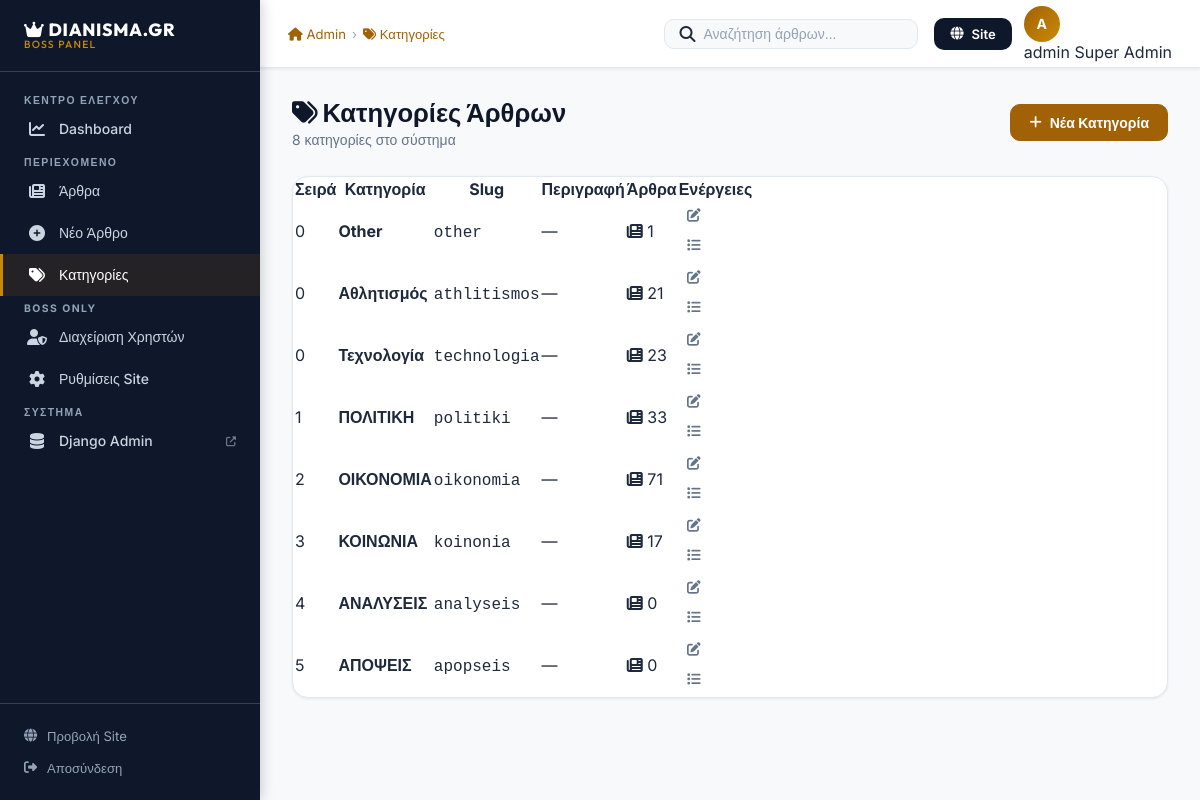
/adminpanel/categories/ (signed in), run on the app's committed database.
### adminpanel/models.py (models this page shows, shortened)
class Category(models.Model):
    name = models.CharField('Όνομα Κατηγορίας', max_length=100, unique=True)
    slug = models.SlugField('Slug', max_length=120, unique=True, blank=True)
    description = models.TextField('Περιγραφή', blank=True)
    order = models.PositiveIntegerField('Σειρά εμφάνισης', default=0)
    class Meta:
        verbose_name = 'Κατηγορία'
        verbose_name_plural = 'Κατηγορίες'
        ordering = ['order', 'name']

### adminpanel/views.py (the view)
# urls.py: path('categories/', views.categories_list, name='categories_list'),
@staff_member_required(login_url='/adminpanel/login/')
def categories_list(request):
    cats = Category.objects.annotate(art_count=Count('articles')).order_by('order', 'name')
    return render(request, 'adminpage/categories_list.html', {
        'categories': cats,
        'active_page': 'categories',
    })

### portal/context_processors.py (called while the page is built)
def global_context(request):
    try:
        categories = Category.objects.all().order_by('order', 'name')
        recent_breaking = Article.objects.filter(status=Article.STATUS_PUBLISHED).order_by('-published_at')[:5]
    except Exception:
        categories = []
        recent_breaking = []
    return {
        'site_title': 'DIANISMA.GR',
        'site_tagline': 'Ενημέρωση & Δημόσιος Διάλογος',
        'nav_categories': categories,
        'recent_breaking': recent_breaking,
    }

### templates/adminpage/categories_list.html (shortened to what this page needs)
{% extends "adminpage/base_admin.html" %}
{% load static %}
{% block extra_css %}
<link rel="stylesheet" href="{% static 'css/adminpage/articles.css' %}" />
{% endblock %}
{% block breadcrumb %}
  <a href="{% url 'adminpanel:categories_list' %}"><i class="fas fa-tags"></i> Κατηγορίες</a>
{% endblock %}
{% block content %}
<div class="page-header">
  <div>
    <h1 class="page-title"><i class="fas fa-tags"></i> Κατηγορίες Άρθρων</h1>
    <p class="page-subtitle">{{ categories|length }} κατηγορίες στο σύστημα</p>
  </div>
  <a href="{% url 'adminpanel:category_create' %}" class="btn btn-gold" id="btn-add-category">
    <i class="fas fa-plus"></i> Νέα Κατηγορία
  </a>
</div>
<div class="card" id="categories-table-card">
  <div class="card-body" style="padding:0;">
    <table class="recent-table data-table" id="categories-table">
      <thead>
        <tr>
          <th>Σειρά</th>
          <th>Κατηγορία</th>
          <th>Slug</th>
          <th>Περιγραφή</th>
          <th>Άρθρα</th>
          <th>Ενέργειες</th>
        </tr>
      </thead>
      <tbody>
        {% for cat in categories %}
        <tr>
          <td><span class="rank-badge">{{ cat.order }}</span></td>
          <td><strong>{{ cat.name }}</strong></td>
          <td><code class="slug-chip">{{ cat.slug }}</code></td>
          <td>{{ cat.description|truncatechars:60|default:"—" }}</td>
          <td>
            <a href="{% url 'adminpanel:articles_list' %}?category={{ cat.slug }}" class="views-count">
              <i class="fas fa-newspaper"></i> {{ cat.art_count }}
            </a>
          </td>
          <td class="action-cell">
            <a href="{% url 'adminpanel:category_edit' cat.id %}" class="action-btn edit-btn" title="Επεξεργασία">
              <i class="fas fa-edit"></i>
            </a>
            <a href="{% url 'adminpanel:articles_list' %}?category={{ cat.slug }}" class="action-btn view-btn" title="Δες άρθρα">
              <i class="fas fa-list"></i>
            </a>
          </td>
        </tr>
        {% empty %}
        <tr>
          <td colspan="6" style="text-align:center; padding:32px; color:#64748b;">
            Δεν υπάρχουν κατηγορίες. <a href="{% url 'adminpanel:category_create' %}">Δημιουργήστε μία</a>.
          </td>
        </tr>
        {% endfor %}
      </tbody>
    </table>
  </div>
</div>
{% endblock %}

### templates/adminpage/base_admin.html (shortened to what this page needs)
{% load static %}<!DOCTYPE html>
<html lang="el">
<head>
  <link rel="stylesheet" href="https://cdnjs.cloudflare.com/ajax/libs/font-awesome/6.4.0/css/all.min.css" />
  <link rel="stylesheet" href="{% static 'css/adminpage/admin_base.css' %}" />
  {% block extra_css %}{% endblock %}
</head>
<body>
<div class="admin-shell">
  <aside class="admin-sidebar" id="adminSidebar">
    <div class="sidebar-brand">
      <div class="sidebar-brand-logo">
        <i class="fas fa-crown brand-crown"></i>
        DIANISMA.GR
        <span>BOSS PANEL</span>
      </div>
    </div>
    <nav class="sidebar-nav" aria-label="Admin Navigation">
      <span class="sidebar-section-label">ΚΕΝΤΡΟ ΕΛΕΓΧΟΥ</span>
      <a href="{% url 'adminpanel:dashboard' %}"
         class="sidebar-link {% if active_page == 'dashboard' %}active{% endif %}"
         id="nav-dashboard">
        <span class="link-icon"><i class="fas fa-chart-line"></i></span>
        Dashboard
      </a>
      <span class="sidebar-section-label" style="margin-top:16px;">ΠΕΡΙΕΧΟΜΕΝΟ</span>
      <a href="{% url 'adminpanel:articles_list' %}"
         class="sidebar-link {% if active_page == 'articles' %}active{% endif %}"
         id="nav-articles">
        <span class="link-icon"><i class="fas fa-newspaper"></i></span>
        Άρθρα
      </a>
      <a href="{% url 'adminpanel:article_create' %}"
         class="sidebar-link"
         id="nav-article-new">
        <span class="link-icon"><i class="fas fa-plus-circle"></i></span>
        Νέο Άρθρο
      </a>
      <a href="{% url 'adminpanel:categories_list' %}"
         class="sidebar-link {% if active_page == 'categories' %}active{% endif %}"
         id="nav-categories">
        <span class="link-icon"><i class="fas fa-tags"></i></span>
        Κατηγορίες
      </a>
      <span class="sidebar-section-label" style="margin-top:16px;">BOSS ONLY</span>
      {% if user.is_superuser %}
      <a href="{% url 'adminpanel:users_list' %}"
         class="sidebar-link {% if active_page == 'users' %}active{% endif %}"
         id="nav-users">
        <span class="link-icon"><i class="fas fa-user-shield"></i></span>
        Διαχείριση Χρηστών
      </a>
      <a href="{% url 'adminpanel:site_settings' %}"
         class="sidebar-link {% if active_page == 'settings' %}active{% endif %}"
         id="nav-settings">
        <span class="link-icon"><i class="fas fa-cog"></i></span>
        Ρυθμίσεις Site
      </a>
      {% endif %}
      <span class="sidebar-section-label" style="margin-top:16px;">ΣΥΣΤΗΜΑ</span>
      <a href="/admin/"
         class="sidebar-link"
         id="nav-django-admin"
         target="_blank">
        <span class="link-icon"><i class="fas fa-database"></i></span>
        Django Admin
        <i class="fas fa-external-link-alt" style="font-size:10px; margin-left:auto; opacity:.5;"></i>
      </a>
    </nav>
    <footer class="sidebar-footer">
      <a href="{% url 'index' %}" target="_blank" class="sidebar-footer-link" id="nav-view-site">
        <i class="fas fa-globe"></i> Προβολή Site
      </a>
      <a href="{% url 'adminpanel:logout' %}" class="sidebar-footer-link danger-link" id="nav-logout">
        <i class="fas fa-sign-out-alt"></i> Αποσύνδεση
      </a>
    </footer>
  </aside>
  <header class="admin-header" id="adminHeader">
    <nav class="header-breadcrumb" aria-label="Breadcrumb">
      <a href="{% url 'adminpanel:dashboard' %}"><i class="fas fa-home"></i> Admin</a>
      <span class="sep">›</span>
      {% block breadcrumb %}{% endblock %}
    </nav>
    <form class="header-search" role="search" action="{% url 'adminpanel:articles_list' %}" method="GET">
      <i class="fas fa-search"></i>
      <input type="search" name="q" placeholder="Αναζήτηση άρθρων..." aria-label="Αναζήτηση" />
    </form>
    <div class="header-actions">
      <a href="{% url 'index' %}" target="_blank" class="header-view-site-btn" id="btn-view-site">
        <i class="fas fa-globe"></i> <span>Site</span>
      </a>
      <div class="header-user-pill" id="admin-avatar-wrap">
        <div class="header-avatar" id="admin-avatar">
          {{ user.username|first|upper }}
        </div>
        <div class="header-user-info">
          <span class="header-username">{{ user.get_full_name|default:user.username }}</span>
          <span class="header-role">{% if user.is_superuser %}Super Admin{% else %}Editor{% endif %}</span>
        </div>
      </div>
    </div>
  </header>
  <main class="admin-main" id="adminMain">
    {% block content %}{% endblock %}
  </main>
</div>
</body>
</html>

### static/css/adminpage/articles.css (style rules this page uses)
.action-btn { width: 30px; height: 30px; display: flex; align-items: center; justify-content: center; border-radius: var(--radius-sm); font-size: .85rem; transition: background var(--transition), color var(--transition); color: var(--text-muted); }

### data on the page
Category: order "0", name "Other", slug "other", description "—", art_count "1"
Category: order "0", name "Αθλητισμός", slug "athlitismos", description "—", art_count "21"
Category: order "0", name "Τεχνολογία", slug "technologia", description "—", art_count "23"
Category: order "1", name "ΠΟΛΙΤΙΚΗ", slug "politiki", description "—", art_count "33"
Category: order "2", name "ΟΙΚΟΝΟΜΙΑ", slug "oikonomia", description "—", art_count "71"
Category: order "3", name "ΚΟΙΝΩΝΙΑ", slug "koinonia", description "—", art_count "17"
Category: order "4", name "ΑΝΑΛΥΣΕΙΣ", slug "analyseis", description "—", art_count "0"
Category: order "5", name "ΑΠΟΨΕΙΣ", slug "apopseis", description "—", art_count "0"

### other printed values
{{ user.username|first|upper }} "A"
{{ user.get_full_name|default:user.username }} "admin"
{{ categories|length }} "8"
